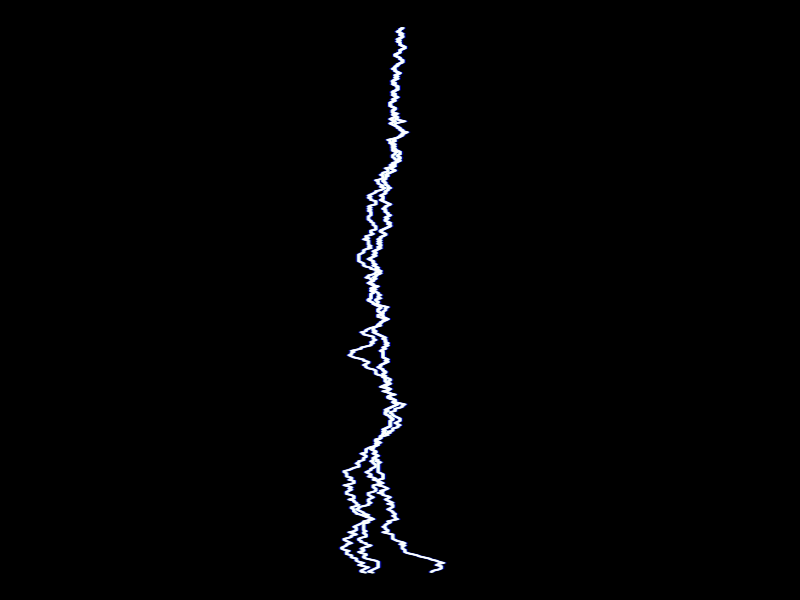

Write the R code that produced this figure.
## ---- chunk 1
knitr::opts_chunk$set(echo = TRUE)
library(tidyverse)
## ---- chunk 2
library(tidyverse)

lightning_length = 500 # How tall the lightning is (in points)
forking = .01 # Chance of forking at each step
p_forking = c(1 - forking, forking) # The probability of not forking and forking

lightning <-
    # Creating the data structure
    tibble(y = 1:lightning_length,
           # The position of the lightning on the x scale changes randomly
           change = sample(-1:1, size = lightning_length, replace = TRUE),
           # Decide if there is a forking at that point
           fork = sample(0:1, prob = p_forking, size = lightning_length, replace = TRUE),
           # If forking, name the new fork with adding a number to the name
           fork_name = if_else(fork > 0, paste0("fork_", cumsum(fork)), NA_character_)) %>% 
    pivot_wider(names_from = "fork_name", values_from = "fork") %>%
    # A variable called NA was also created we don't need it
    select(-`NA`) %>% 
    # Fill all fork variables from the point where it is not NA
    fill(matches("fork_\\d+")) %>% 
    # From now on, calculate the actual x position of each for
    # Up until now, we only calculated the relative changes
    mutate(fork_zero = cumsum(change),
           across(matches("fork_\\d+"), 
                  ~if_else(.x == 1, sample(-1:1, size = lightning_length, replace = TRUE), 0L)),
           across(matches("fork_\\d+"), 
                  ~if_else(is.na(.x), 0L, .x) %>% 
                      cumsum() + fork_zero)) %>% 
    # Cast into long format for plotting
    pivot_longer(matches("fork_\\d+"), 
                 names_to = "fork_no",
                 values_to = "x")

# Visualize the results
lightning %>% 
    ggplot() +
    aes(y = rev(y), x = x, group = fork_no) +
    # We create 3 lightnings wit decreasing width and increasing light (not necessary)
    geom_ribbon(aes(xmin = x - 1, xmax = x + 1), color = "darkblue") +
    geom_ribbon(aes(xmin = x - .5, xmax = x + .5), color = "lightblue", alpha = .5) +
    geom_ribbon(aes(xmin = x - .1, xmax = x + .1), color = "white", alpha = .5) +
    coord_cartesian(xlim = c(-150, 150)) +
    # Remove axes and add black background
    theme_void() +
    theme(plot.background = element_rect(fill = "black")) 
